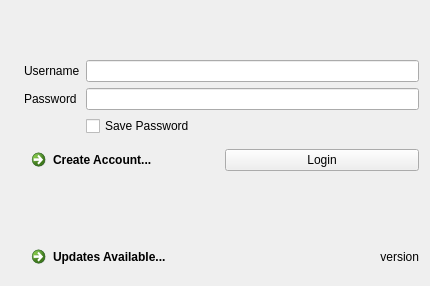
<?xml version="1.0" encoding="UTF-8"?>
<ui version="4.0">
 <class>DialogLogin</class>
 <widget class="QDialog" name="DialogLogin">
  <property name="geometry">
   <rect>
    <x>0</x>
    <y>0</y>
    <width>430</width>
    <height>286</height>
   </rect>
  </property>
  <property name="windowTitle">
   <string>GGPO</string>
  </property>
  <property name="windowIcon">
   <iconset resource="../../resources/ggpo.qrc">
    <normaloff>:/assets/icon-128.png</normaloff>:/assets/icon-128.png</iconset>
  </property>
  <layout class="QHBoxLayout" name="horizontalLayout_2">
   <item>
    <widget class="QLabel" name="labelGGPOLogo">
     <property name="text">
      <string/>
     </property>
     <property name="pixmap">
      <pixmap resource="../../resources/ggpo.qrc">:/assets/logo-vertical.png</pixmap>
     </property>
    </widget>
   </item>
   <item>
    <layout class="QVBoxLayout" name="verticalLayout">
     <item>
      <spacer name="verticalSpacer_2">
       <property name="orientation">
        <enum>Qt::Vertical</enum>
       </property>
       <property name="sizeHint" stdset="0">
        <size>
         <width>20</width>
         <height>40</height>
        </size>
       </property>
      </spacer>
     </item>
     <item>
      <layout class="QFormLayout" name="formLayout">
       <property name="fieldGrowthPolicy">
        <enum>QFormLayout::AllNonFixedFieldsGrow</enum>
       </property>
       <property name="formAlignment">
        <set>Qt::AlignBottom|Qt::AlignLeading|Qt::AlignLeft</set>
       </property>
       <item row="0" column="0">
        <widget class="QLabel" name="labelUsername">
         <property name="text">
          <string>Username</string>
         </property>
         <property name="buddy">
          <cstring>uiUsernameLine</cstring>
         </property>
        </widget>
       </item>
       <item row="0" column="1">
        <widget class="QLineEdit" name="uiUsernameLine"/>
       </item>
       <item row="2" column="0">
        <widget class="QLabel" name="labelPassword">
         <property name="text">
          <string>Password</string>
         </property>
         <property name="buddy">
          <cstring>uiPasswordLine</cstring>
         </property>
        </widget>
       </item>
       <item row="2" column="1">
        <widget class="QLineEdit" name="uiPasswordLine">
         <property name="echoMode">
          <enum>QLineEdit::Password</enum>
         </property>
        </widget>
       </item>
       <item row="3" column="1">
        <widget class="QCheckBox" name="uiSavePasswordChk">
         <property name="layoutDirection">
          <enum>Qt::LeftToRight</enum>
         </property>
         <property name="text">
          <string>Save Password</string>
         </property>
        </widget>
       </item>
      </layout>
     </item>
     <item>
      <layout class="QHBoxLayout" name="horizontalLayout">
       <item>
        <widget class="QCommandLinkButton" name="uiRegisterLink">
         <property name="text">
          <string>Create Account...</string>
         </property>
        </widget>
       </item>
       <item>
        <widget class="QPushButton" name="uiLoginBtn">
         <property name="text">
          <string>Login</string>
         </property>
        </widget>
       </item>
      </layout>
     </item>
     <item>
      <widget class="QLabel" name="uiErrorLbl">
       <property name="sizePolicy">
        <sizepolicy hsizetype="Expanding" vsizetype="Expanding">
         <horstretch>0</horstretch>
         <verstretch>0</verstretch>
        </sizepolicy>
       </property>
       <property name="mouseTracking">
        <bool>false</bool>
       </property>
       <property name="styleSheet">
        <string notr="true">QLabel { color : red; font-weight: bold}</string>
       </property>
       <property name="text">
        <string/>
       </property>
       <property name="textFormat">
        <enum>Qt::PlainText</enum>
       </property>
       <property name="alignment">
        <set>Qt::AlignHCenter|Qt::AlignTop</set>
       </property>
       <property name="wordWrap">
        <bool>true</bool>
       </property>
      </widget>
     </item>
     <item>
      <layout class="QHBoxLayout" name="horizontalLayout_2">
       <item>
        <widget class="QCommandLinkButton" name="uiNewVersionLink">
         <property name="sizePolicy">
          <sizepolicy hsizetype="Minimum" vsizetype="Minimum">
           <horstretch>0</horstretch>
           <verstretch>0</verstretch>
          </sizepolicy>
         </property>
         <property name="text">
          <string>Updates Available...</string>
         </property>
        </widget>
       </item>
       <item>
        <widget class="QLabel" name="uiVersionLbl">
         <property name="sizePolicy">
          <sizepolicy hsizetype="Expanding" vsizetype="Preferred">
           <horstretch>0</horstretch>
           <verstretch>0</verstretch>
          </sizepolicy>
         </property>
         <property name="text">
          <string>version</string>
         </property>
         <property name="alignment">
          <set>Qt::AlignRight|Qt::AlignTrailing|Qt::AlignVCenter</set>
         </property>
        </widget>
       </item>
      </layout>
     </item>
    </layout>
   </item>
  </layout>
 </widget>
 <tabstops>
  <tabstop>uiUsernameLine</tabstop>
  <tabstop>uiPasswordLine</tabstop>
  <tabstop>uiSavePasswordChk</tabstop>
  <tabstop>uiLoginBtn</tabstop>
  <tabstop>uiRegisterLink</tabstop>
 </tabstops>
 <resources>
  <include location="../../resources/ggpo.qrc"/>
 </resources>
 <connections/>
</ui>
